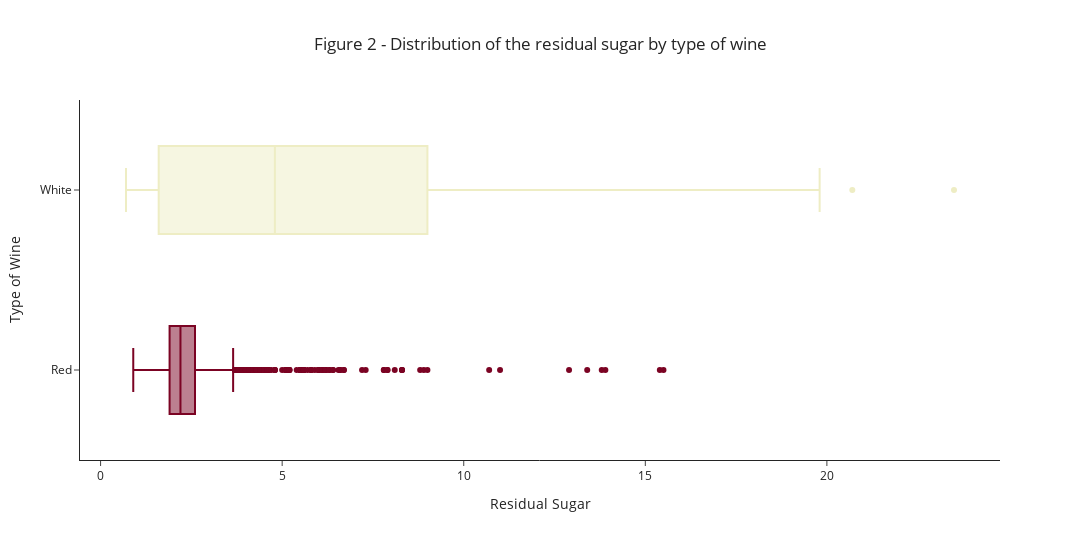

Notebook cell for this chart:
### Markdown cell above
### Type of wine and underlying characteristics

One of our main questions was to understand which characteristics differs between red and white wines. The first objective is to have a general idea of the variables' distribution from a type of wine to another. Furthermore, these results can be helpful to determine in the next section what approach can be used to understand the inherent characteristic of a "great wine". 

#### Descriptive statistics
We start by exploring graphically the distribution of our variables. During this analysis, the different biochemical components seem to vary strongly from one kind of wine to another. For example, as we can see in the following figure, white wines tend to have more residual sugars than their red counterparts. The median level of residual sugar in white wines is indeed twice the one for red.

### Code cell
# Graphical representation of Residual Sugar by type of wine

box_plot_sugar = px.box(wines, x ="residual sugar", color="type", y = "type", # the use color = "type" in addition of y ="type" allow us to use or selected colors for the boxplot by type of white
                       title="Figure 2 - Distribution of the residual sugar by type of wine",
                        labels={"type" : "Type of Wine", "residual sugar" : "Residual Sugar"},
                        hover_name="type",
                        color_discrete_map={"Red": "rgb(123,3,35)", "White": "rgb(238, 237, 196)"}, 
                        template = "simple_white")

box_plot_sugar.update_layout(height=540, width = 1080)
box_plot_sugar.update_layout(title_x=0.5)
box_plot_sugar.update_layout(showlegend=False) #I hided the legend/label because the same info can be seen in the y axis
box_plot_sugar.show()

#Code to export the graph : box_plot_sugar.write_image("Exported Graphs Library/Figure 2 - Distribution of the residual sugar by type of wine.png",scale = 12)

### Figure 1 — Plotly figure (JSON) as saved in the notebook; plotly's stock layout.template omitted (floating-point values rounded to 4 significant figures; data arrays with more than 128 entries replaced by an {"elided": "..."} marker saying what was removed)
{"data": [{"alignmentgroup": "True", "hovertemplate": "<b>%{hovertext}</b><br><br>Type of Wine=%{y}<br>Residual Sugar=%{x}<extra></extra>", "hovertext": {"elided": "1250 str values"}, "legendgroup": "White", "marker": {"color": "rgb(238, 237, 196)"}, "name": "White", "notched": false, "offsetgroup": "White", "orientation": "h", "showlegend": true, "type": "box", "x": {"elided": "1250 float values"}, "x0": " ", "xaxis": "x", "y": {"elided": "1250 str values"}, "y0": " ", "yaxis": "y"}, {"alignmentgroup": "True", "hovertemplate": "<b>%{hovertext}</b><br><br>Type of Wine=%{y}<br>Residual Sugar=%{x}<extra></extra>", "hovertext": {"elided": "1250 str values"}, "legendgroup": "Red", "marker": {"color": "rgb(123,3,35)"}, "name": "Red", "notched": false, "offsetgroup": "Red", "orientation": "h", "showlegend": true, "type": "box", "x": {"elided": "1250 float values"}, "x0": " ", "xaxis": "x", "y": {"elided": "1250 str values"}, "y0": " ", "yaxis": "y"}], "layout": {"boxmode": "overlay", "height": 540, "legend": {"title": {"text": "Type of Wine"}, "tracegroupgap": 0}, "showlegend": false, "title": {"text": "Figure 2 - Distribution of the residual sugar by type of wine", "x": 0.5}, "width": 1080, "xaxis": {"anchor": "y", "autorange": true, "domain": [0, 1], "range": [-0.5667, 24.77], "title": {"text": "Residual Sugar"}, "type": "linear"}, "yaxis": {"anchor": "x", "autorange": true, "categoryarray": ["Red", "White"], "categoryorder": "array", "domain": [0, 1], "range": [-0.5, 1.5], "title": {"text": "Type of Wine"}, "type": "category"}}}
